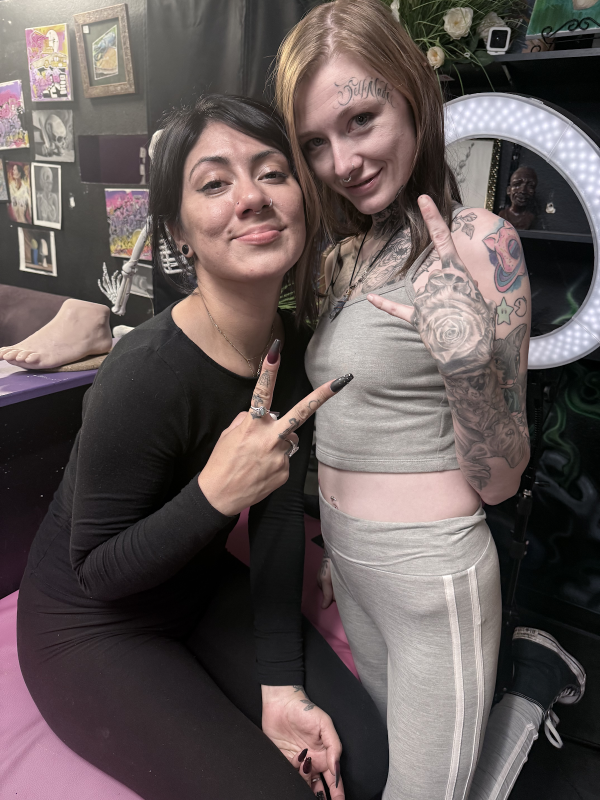
#> input picture img_2291.jpeg/tattoo-portfolio-las-vegas-2291.png, 1200 x 1600 px (shown at 1/2 size)
$ python fix_homepage_portfolio.py
#> lines starting #> are read from the running program, lines starting #| are printed output that depends on the picture
### import_landing_portfolio_images.py
#!/usr/bin/env python3
"""Import user-provided portfolio photos into client-portfolio for the landing page."""

from __future__ import annotations

from pathlib import Path

from PIL import Image, ImageOps

ROOT = Path(__file__).resolve().parent
CLIENT = ROOT / "home_work_of_art_tattoo_piercing" / "client-portfolio"
ASSETS_DIRS = (
    ROOT / "assets",
    Path("/Users/noone/.cursor/projects/Users-noone-Downloads-GitHub-workofarttattoo/assets"),
)

# (asset uuid fragment, output stem, alt text, category tags for filters)
LANDING_IMAGES: tuple[tuple[str, str, str, str], ...] = (
    (
        "F4DDBBB2",
        "black-grey-warrior-profile-shoulder-realism-las-vegas",
        "Black and grey warrior profile shoulder realism tattoo — Joshua Cole, Work of Art Las Vegas",
        "all black-grey realism client",
    ),
    (
        "29096302",
        "norse-odin-viking-ship-sleeve-realism-las-vegas",
        "Norse Odin and Viking ship black and grey sleeve — Joshua Cole, Work of Art Las Vegas",
        "all black-grey realism sleeves client",
    ),
    (
        "FE20F013",
        "portrait-legs-black-grey-realism-las-vegas",
        "Black and grey portrait leg tattoos — Joshua Cole, Work of Art Las Vegas",
        "all black-grey realism client",
    ),
    (
        "7168E5BE",
        "eagle-memorial-color-leg-tattoo-las-vegas",
        "Color eagle memorial leg tattoo — Joshua Cole, Work of Art Las Vegas",
        "all color-realism client",
    ),
    (
        "EF852DBB",
        "falling-angel-black-grey-realism-las-vegas",
        "Falling angel black and grey realism tattoo — Joshua Cole, Work of Art Las Vegas",
        "all black-grey realism client",
    ),
    (
        "609EC82D",
        "original-portrait-drawing-graphite-las-vegas",
        "Original graphite portrait drawing by Joshua Cole — Work of Art Las Vegas",
        "all client",
    ),
    (
        "3D49B9F9",
        "egyptian-face-neck-realism-tattoo-las-vegas",
        "Egyptian face neck black and grey realism tattoo — Joshua Cole, Work of Art Las Vegas",
        "all black-grey realism client",
    ),
    (
        "20D31CAD",
        "veiled-woman-statue-black-grey-realism-las-vegas",
        "Veiled woman statue black and grey realism tattoo — Joshua Cole, Work of Art Las Vegas",
        "all black-grey realism client",
    ),
    (
        "187BEB35",
        "fly-high-eagle-memorial-color-las-vegas",
        "Fly High With The Eagles memorial color leg tattoo — Joshua Cole, Work of Art Las Vegas",
        "all color-realism client",
    ),
    (
        "E010665E",
        "all-seeing-eye-triangle-forearm-realism-las-vegas",
        "All-seeing eye triangle forearm black and grey realism — Joshua Cole, Work of Art Las Vegas",
        "all black-grey realism client",
    ),
    (
        "3D695F6F",
        "original-singer-portrait-drawing-las-vegas",
        "Original singer portrait drawing by Joshua Cole — Work of Art Las Vegas",
        "all client",
    ),
    (
        "2EA11860",
        "original-pennywise-drawing-las-vegas",
        "Original Pennywise portrait drawing by Joshua Cole — Work of Art Las Vegas",
        "all client",
    ),
    (
        "8EE69C62",
        "red-rose-memorial-name-tattoo-las-vegas",
        "Red rose memorial name tattoo — Joshua Cole, Work of Art Las Vegas",
        "all color-realism client",
    ),
)

SHOWCASE_STEMS: tuple[str, ...] = (
    "norse-odin-viking-ship-sleeve-realism-las-vegas",
    "black-grey-warrior-profile-shoulder-realism-las-vegas",
    "veiled-woman-statue-black-grey-realism-las-vegas",
    "all-seeing-eye-triangle-forearm-realism-las-vegas",
)

CURATED_STEMS: tuple[str, ...] = tuple(stem for _, stem, _, _ in LANDING_IMAGES)


def find_asset(fragment: str) -> Path | None:
    for assets_dir in ASSETS_DIRS:
        if not assets_dir.is_dir():
            continue
        matches = sorted(assets_dir.glob(f"*{fragment}*"))
        for path in matches:
            if path.suffix.lower() in {".png", ".jpg", ".jpeg", ".webp"}:
                return path
    return None


# [12 lines left out: function save_portfolio_image, not called in this run]


def import_all() -> list[str]:
    imported: list[str] = []
    for fragment, stem, _alt, _cats in LANDING_IMAGES:
        src = find_asset(fragment)
        if not src:
            print(f"[warn] missing asset for {stem} ({fragment})")
            continue
        save_portfolio_image(src, stem)
        imported.append(stem)
        print(f"[ok] {stem} ← {src.name}")
    return imported


def landing_items() -> list[dict]:
    """Items dicts for expand_homepage_conversion masonry helpers."""
    items: list[dict] = []
    base = f"/home_work_of_art_tattoo_piercing/client-portfolio"
    for _frag, stem, alt, cats in LANDING_IMAGES:
        png = CLIENT / f"{stem}.png"
        webp = CLIENT / f"{stem}.webp"
        if not png.is_file():
            continue
        items.append(
            {
                "stem": stem,
                "webp": f"{base}/{webp.name}" if webp.is_file() else "",
                "png": f"{base}/{png.name}",
                "cats": cats,
                "alt": alt,
            }
        )
    return items


# [6 lines left out: function main, not called in this run]


# [2 lines that do not run on import are left out]

### fix_homepage_portfolio.py
#!/usr/bin/env python3
"""Curate homepage portfolio, artist portraits, showcase grid, and optional banner hero."""

from __future__ import annotations

import re
import shutil
from pathlib import Path

from PIL import Image, ImageOps

ROOT = Path(__file__).resolve().parent
HOME = ROOT / "home_work_of_art_tattoo_piercing"
CODE = HOME / "code.html"
ROOT_CODE = ROOT / "code.html"
CLIENT = HOME / "client-portfolio"
HERO_PREMIUM = HOME / "hero-premium"
COVER = ROOT / "cover_up_tattoos_las_vegas_master_authority_guide"

_ASSETS_DIRS = (
    ROOT / "assets",
    Path("/Users/noone/.cursor/projects/Users-noone-Downloads-GitHub-workofarttattoo/assets"),
)


def _find_asset(name_fragment: str) -> Path | None:
    for d in _ASSETS_DIRS:
        if not d.is_dir():
            continue
        for p in sorted(d.glob(f"*{name_fragment}*")):
            if p.suffix.lower() in {".png", ".jpg", ".webp"}:
                return p
    return None

CARD_W, CARD_H = 800, 1067
BANNER_STEM = "work-of-art-studio-banner-las-vegas"
STATUE_BUST_STEM = "black-grey-statue-bust-cloth-drape-las-vegas"
STATUE_BUST_SOURCE = ROOT / "img_2291.jpeg" / "tattoo-portfolio-las-vegas-2291.png"
STATUE_BUST_CROP = (600, 700, 1000, 1200)

from import_landing_portfolio_images import (  # noqa: E402
    CURATED_STEMS,
    SHOWCASE_STEMS,
    import_all as import_landing_images,
    landing_items,
)

PORTFOLIO_EXCLUDE_STEMS = frozenset(
    {
        "woman-skull-skeletal-hand-forearm-realism-las-vegas",
        "hero-woman-skull-skeletal-hand-forearm-realism",
        "cover-up-tattoo-sunflower-over-black-ink-las-vegas",
        "healed-color-sunflower-cover-up-leg-las-vegas",
        "black-grey-sunflower-neck-shoulder-tattoo-las-vegas",
        "color-parrot-cover-up-forearm-las-vegas",
        "color-character-cover-up-over-geometric-las-vegas",
        "color-panther-snake-flames-upper-arm-las-vegas",
        "black-grey-realism-snake-sleeve-tattoo",
        "black-grey-realism-snake-sleeve-tattoo",
        "healed-black-grey-chain-heart-tattoo",
        "cover-up-tattoo-phoenix-hand-las-vegas-after",
        "money-rose-black-grey-realism-upper-arm-las-vegas",
        "las-vegas-tattoo-artist-working-closeup",
    }
)

# Only allow the first curated stem per family (extra safety if list is edited).
_PORTFOLIO_ONCE_FAMILIES: tuple[tuple[str, str], ...] = (
    ("phoenix", "phoenix"),
    ("chain-heart", "chain"),
    ("sunflower", "sunflower"),
)


def _portfolio_family(stem: str) -> str | None:
    low = stem.lower()
    for needle, family in _PORTFOLIO_ONCE_FAMILIES:
        if needle in low:
            return family
    return None


# [22 lines left out: function save_portrait, not called in this run]


def resolve_asset(stem: str) -> tuple[str, str] | None:
    """Return (webp_url, png_url) for a stem searched in known tattoo folders."""
    dirs = (
        CLIENT,
        HERO_PREMIUM,
        HOME,
        COVER,
        ROOT / "reviews_vault_100_verified_masterpieces",
        ROOT / "artists" / "joshua-cole",
        ROOT / "artists" / "katelyn-cole",
        ROOT / "artists" / "teralyn",
    )
    for d in dirs:
        webp = d / f"{stem}.webp"
        png = d / f"{stem}.png"
        jpg = d / f"{stem}.jpg"
        if webp.is_file() and png.is_file():
            rel = d.relative_to(ROOT).as_posix()
            return f"/{rel}/{webp.name}", f"/{rel}/{png.name}"
        if webp.is_file() and jpg.is_file():
            rel = d.relative_to(ROOT).as_posix()
            return f"/{rel}/{webp.name}", f"/{rel}/{jpg.name}"
        if png.is_file():
            rel = d.relative_to(ROOT).as_posix()
            return (f"/{rel}/{webp.name}" if webp.is_file() else "", f"/{rel}/{png.name}")
    return None


# [23 lines left out: function picture_tag, not called in this run]


def sync_katelyn_from_user() -> None:
    src = _find_asset("image-709287ce") or _find_asset("katelyn")
    if not src or not src.is_file():
        print("[skip] Katelyn user portrait asset not found")
        return
    dest = (
        ROOT
        / "artists"
        / "katelyn-cole"
        / "katelyn-cole-professional-piercer-ear-curation-no-duplicates-las-vegas.png"
    )
    save_portrait(src, dest)
    print(f"[ok] Katelyn portrait ← {src.name}")


def sync_statue_bust_asset() -> None:
    """Crop veiled statue bust from studio portfolio photo (forearm, img_2291)."""
    if not STATUE_BUST_SOURCE.is_file():
        print("[skip] statue bust source missing")
        return
    dest = CLIENT / f"{STATUE_BUST_STEM}.png"
    with Image.open(STATUE_BUST_SOURCE) as raw:
#> raw is the input picture: PIL image 1200x1600 RGB; mean R, G, B 98.6, 88.1, 87
        im = ImageOps.exif_transpose(raw).convert("RGB")
        crop = im.crop(STATUE_BUST_CROP)
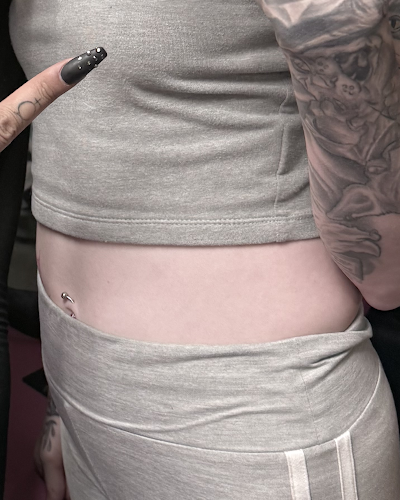
#> crop: PIL image 400x500 RGB; mean R, G, B 149.1, 138.1, 135.5
    CARD_W, CARD_H = 800, 1067
    target = CARD_W / CARD_H
    cw, ch = crop.size
#> cw = 400; ch = 500
    cur = cw / ch
#> cur = 0.8
    if cur > target:
        new_w = int(ch * target)
#> new_w = 374
        x0 = cw - new_w
#> x0 = 26
        out = crop.crop((x0, 0, x0 + new_w, ch))
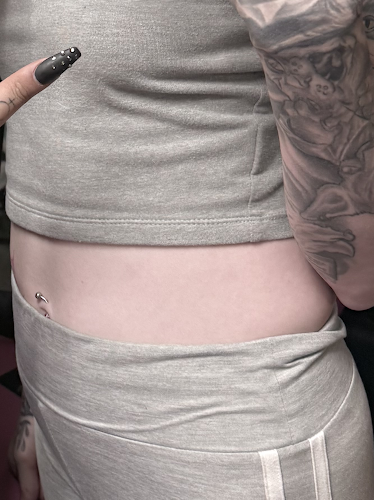
#> out: PIL image 374x500 RGB; mean R, G, B 156.4, 145.1, 142.5
    else:
        new_h = int(cw / target)
        y0 = max(0, (ch - new_h) // 8)
        out = crop.crop((0, y0, cw, min(ch, y0 + new_h)))
    out = out.resize((CARD_W, CARD_H), Image.Resampling.LANCZOS)
#> out: PIL image 800x1067 RGB
    dest.parent.mkdir(parents=True, exist_ok=True)
    out.save(dest, "PNG", optimize=True)
    out.save(dest.with_suffix(".webp"), "WEBP", quality=84, method=6)
    print(f"[ok] statue bust → {dest.relative_to(ROOT)}")


def sync_banner() -> None:
    src = _find_asset("work_of_art_banner") or _find_asset("banner_1600")
    if not src or not src.is_file():
        print("[skip] studio banner asset not found")
        return
    dest = HOME / f"{BANNER_STEM}.png"
    with Image.open(src) as im:
        im = ImageOps.exif_transpose(im).convert("RGB")
        im.save(dest, "PNG", optimize=True)
        im.save(dest.with_suffix(".webp"), "WEBP", quality=86, method=6)
    print(f"[ok] banner → {dest.relative_to(ROOT)}")


_SHOWCASE_LABELS = {
    "norse-odin-viking-ship-sleeve-realism-las-vegas": (
        "Norse Odin Sleeve",
        "Black and grey Norse Odin and Viking ship sleeve — Work of Art Tattoo Las Vegas",
    ),
    "black-grey-warrior-profile-shoulder-realism-las-vegas": (
        "Warrior Profile Realism",
        "Black and grey warrior profile shoulder realism — Work of Art Tattoo Las Vegas",
    ),
    "veiled-woman-statue-black-grey-realism-las-vegas": (
        "Veiled Statue Realism",
        "Veiled woman statue black and grey realism — Work of Art Tattoo Las Vegas",
    ),
    "all-seeing-eye-triangle-forearm-realism-las-vegas": (
        "All-Seeing Eye Realism",
        "All-seeing eye triangle forearm realism — Work of Art Tattoo Las Vegas",
    ),
}


def showcase_grid_html() -> str:
    pairs: list[tuple[str, str, str, str]] = []
    for stem in SHOWCASE_STEMS:
        resolved = resolve_asset(stem)
        if not resolved:
            raise SystemExit(f"Missing showcase asset: {stem}")
        title, alt = _SHOWCASE_LABELS.get(stem, (stem, stem))
        pairs.append((resolved[0], resolved[1], title, alt))
    if len(pairs) < 4:
        raise SystemExit("Need 4 showcase tattoo assets")

    hero_w, hero_p, hero_title, hero_alt = pairs[0]
    tiles = pairs[1:]

    side_cells = ""
    for webp, png, title, alt in tiles:
        side_cells += f"""<div class="group relative aspect-square bg-surface-container overflow-hidden" data-category="all black-grey">
{picture_tag(webp, png, alt)}
<div class="absolute inset-0 bg-gradient-to-t from-background/80 to-transparent opacity-0 group-hover:opacity-100 transition-opacity flex items-end p-6">
<span class="font-label-caps text-label-caps text-on-surface uppercase tracking-widest">{title}</span>
</div>
</div>
"""

    return f"""<div class="grid grid-cols-1 md:grid-cols-12 gap-gutter" id="showcase-grid">
<div class="md:col-span-8 group relative aspect-[3/4] md:aspect-[4/5] min-h-[320px] bg-surface-container overflow-hidden" data-category="black-grey">
{picture_tag(hero_w, hero_p, hero_alt, eager=True, img_class="w-full h-full object-cover", object_pos="center_35%")}
<div class="absolute inset-0 bg-gradient-to-t from-background via-transparent to-transparent opacity-80"></div>
<div class="absolute bottom-0 left-0 p-8 w-full">
<p class="font-label-caps text-label-caps text-secondary uppercase tracking-widest mb-2">Masterpiece</p>
<h3 class="font-headline-md text-headline-md text-on-surface">{hero_title}</h3>
</div>
</div>
<div class="md:col-span-4 space-y-gutter">
{side_cells}
</div>
</div>"""


# [81 lines left out: functions artist_cards_html, banner_hero_html, not called in this run]


def curated_masonry_items() -> list[dict]:
    items = landing_items()
    if items:
        return items

    from expand_homepage_conversion import alt_from_stem, categorize  # noqa: PLC0415

    fallback: list[dict] = []
    seen: set[str] = set()
    families_seen: set[str] = set()
    for stem in CURATED_STEMS:
        if stem in seen or stem in PORTFOLIO_EXCLUDE_STEMS:
            continue
        family = _portfolio_family(stem)
        if family and family in families_seen:
            continue
        pair = resolve_asset(stem)
        if not pair:
            continue
        webp, png = pair
        rel = png.lstrip("/").rsplit("/", 1)[0]
        fallback.append(
            {
                "stem": stem,
                "webp": webp,
                "png": png,
                "cats": categorize(rel, stem),
                "alt": alt_from_stem(stem),
            }
        )
        seen.add(stem)
        if family:
            families_seen.add(family)
    return fallback


def patch_homepage() -> None:
    from expand_homepage_conversion import masonry_section_html  # noqa: PLC0415

    items = curated_masonry_items()
    showcase = showcase_grid_html()
    artists_block = artist_cards_html()
    banner = banner_hero_html()
    masonry = masonry_section_html(items)

    for out_path in (CODE, ROOT_CODE):
        if not out_path.is_file():
            continue
        text = out_path.read_text(encoding="utf-8")

        text = re.sub(
            r'<div class="grid grid-cols-1 md:grid-cols-12 gap-gutter" id="showcase-grid">[\s\S]*?'
            r'</div>\s*(?=<!-- WOA_HOME_MASONRY_START -->)',
            showcase + "\n",
            text,
            count=1,
        )
        text = re.sub(
            r'<div class="grid grid-cols-1 md:grid-cols-12 gap-gutter" id="showcase-grid">.*?</div>\s*</div>\s*</div>\s*</div>\s*</div>',
            showcase + "\n</div>\n</div>\n</div>\n</div>",
            text,
            count=1,
            flags=re.DOTALL,
        )

        text = re.sub(
            r'<div class="grid grid-cols-1 sm:grid-cols-[23] gap-gutter max-w-3xl mx-auto">[\s\S]*?'
            r'</div>\s*(?=<div aria-label="Gallery category filter")',
            artists_block + "\n",
            text,
            count=1,
        )

        if banner and "WOA_HERO_BANNER_START" in text:
            if "WOA_HERO_BANNER_END" in text:
                text = re.sub(
                    r"<!-- WOA_HERO_BANNER_START -->.*?<!-- WOA_HERO_BANNER_END -->",
                    banner.strip(),
                    text,
                    count=1,
                    flags=re.DOTALL,
                )
            elif "WOA_HOME_MASONRY_END" in text:
                # Banner marker leaked into masonry — replace merged block.
                text = re.sub(
                    r"<!-- WOA_HERO_BANNER_START -->[\s\S]*?<!-- WOA_HOME_MASONRY_END -->",
                    banner.strip() + "\n" + masonry.strip(),
                    text,
                    count=1,
                )
            else:
                text = re.sub(
                    r"<!-- WOA_HERO_BANNER_START -->[\s\S]*?(?=<!-- Piercing Section -->|<div class=\"flex justify-center pt-8\">)",
                    banner.strip() + "\n",
                    text,
                    count=1,
                )
        elif banner and 'id="hero"' in text:
            text = text.replace(
                '<section class="relative min-h-screen flex flex-col justify-center',
                banner + '\n<section class="relative min-h-screen flex flex-col justify-center',
                1,
            )
        elif banner and "<!-- Hero Section -->" in text:
            text = text.replace("<!-- Hero Section -->", banner + "\n<!-- Hero Section -->", 1)

        if "WOA_HOME_MASONRY_START" in text:
            text = re.sub(
                r"<!-- WOA_HOME_MASONRY_START -->.*?<!-- WOA_HOME_MASONRY_END -->",
                masonry,
                text,
                count=1,
                flags=re.DOTALL,
            )

        # Remove mislabeled snake from featured slot if still present
        text = text.replace(
            'custom-tattoos-las-vegas-epic-snake-black-and-grey-realism',
            'black-grey-lion-realism-thigh-client-photo-las-vegas',
            1,
        )

        out_path.write_text(text, encoding="utf-8")

    print(f"[ok] homepage portfolio: {len(items)} curated masonry tiles")


def main() -> int:
    import_landing_images()
    sync_statue_bust_asset()
    sync_katelyn_from_user()
    sync_banner()
    patch_homepage()
    return 0


if __name__ == "__main__":
#> (the run stopped early here; a loop or call above may not have finished)
